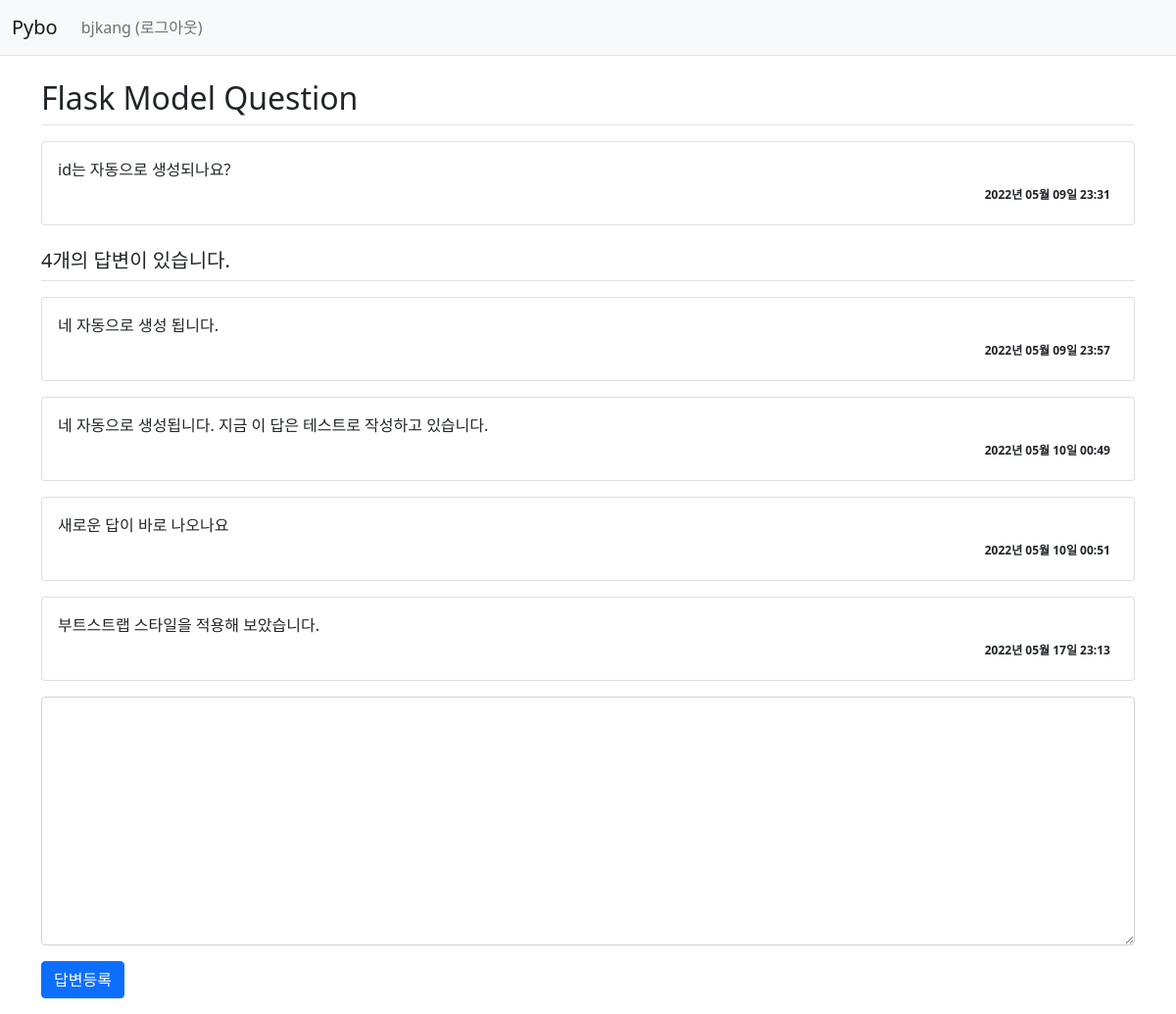
Screenshot of /question/detail/2/ (signed in) with the database file from the repository.
### pybo/models.py (models this page shows)
class User(db.Model):
    id = db.Column(db.Integer, primary_key=True)
    username = db.Column(db.String(150), unique=True, nullable=False)
    password = db.Column(db.String(200), nullable=False)
    email = db.Column(db.String(120), unique=True, nullable=False)

class Question(db.Model):
    id = db.Column(db.Integer, primary_key=True)
    subject = db.Column(db.String(200), nullable=False)
    content = db.Column(db.Text(), nullable=False)
    create_date = db.Column(db.DateTime(), nullable=False)

class Answer(db.Model):
    id = db.Column(db.Integer, primary_key=True)
    question_id = db.Column(db.Integer, db.ForeignKey('question.id', ondelete='CASCADE'))
    question = db.relationship('Question', backref=db.backref('answer_set',))
    content = db.Column(db.Text(), nullable=False)
    create_date = db.Column(db.DateTime(), nullable=False)

### pybo/views/question_views.py (the view)
@bp.route('/detail/<int:question_id>/')
def detail(question_id):
    form = AnswerForm()
    question = Question.query.get_or_404(question_id)
    return render_template('question/question_detail.html', question=question, form=form)

### pybo/forms.py
class AnswerForm(FlaskForm):
    content = TextAreaField('내용', validators=[DataRequired('내용은 필수 입력 항목입니다.')])

### pybo/filter.py (called while the page is built)
def format_datetime(value, fmt='%Y년 %m월 %d일 %H:%M'):
    return value.strftime(fmt)

### pybo/views/auth_views.py (called while the page is built)
@bp.before_app_request
def load_logged_in_user():
    user_id = session.get('user_id')
    if user_id is None:
        g.user = None
    else:
        g.user = User.query.get(user_id)

### pybo/templates/question/question_detail.html (shortened to what this page needs)
{% extends 'base.html' %}
{% block content %}
<div class="container my-3">
    <h2 class="border-bottom py-2">{{ question.subject }}</h2>
    <div class="card my-3">
        <div class="card-body">
            <div class="card-text" style="white-space: pre-line;">{{ question.content }}</div>
            <div class="d-flex justify-content-end">
                <div class="badge badge-light text-dark p-2">
                    {{ question.create_date|datetime }}
                </div>
            </div>
        </div>
    </div>
    <h5 class="border-bottom my-3 py-2">{{ question.answer_set|length }}개의 답변이 있습니다.</h5>
    {% for answer in question.answer_set %}
    <div class="card my-3">
        <div class="card-body">
            <div class="card-text" style="white-space: pre-line;">{{ answer.content }}</div>
            <div class="d-flex justify-content-end">
                <div class="badge badge-light text-dark p-2">
                    {{ answer.create_date|datetime }}
                </div>
            </div>
        </div>
    </div>
    {% endfor %}
    <form action="{{ url_for('answer.create', question_id=question.id) }}" method="post" class="my-3">
        <div class="form-group mb-3">
            <textarea name="content" id="content" class="form-control" rows="10"></textarea>
        </div>
        <input type="submit" value="답변등록" class="btn btn-primary">
    </form>
</div>
{% endblock %}

### pybo/templates/navbar.html (shortened to what this page needs)
<nav class="navbar navbar-expand-lg navbar-light bg-light border-bottom">
    <div class="container-fluid">
        <a class="navbar-brand" href="{{ url_for('main.index') }}">Pybo</a>
        <div class="collapse navbar-collapse" id="navbarNav">
            {% if g.user %}
            <ul class="navbar-nav">
                <li class="nav-item">
                    <a class="nav-link" href="{{ url_for('auth.logout') }}">{{ g.user.username }} (로그아웃)</a>
                </li>
            </ul>
            {% endif %}
        </div>
    </div>
</nav>

### rows the page displays
User: user.username "bjkang"
Question: subject "Flask Model Question", content "id는 자동으로 생성되나요?", create_date "2022년 05월 09일 23:31"
Answer: content "네 자동으로 생성 됩니다.", create_date "2022년 05월 09일 23:57"
Answer: content "네 자동으로 생성됩니다. 지금 이 답은 테스트로 작성하고 있습니다.", create_date "2022년 05월 10일 00:49"
Answer: content "새로운 답이 바로 나오나요", create_date "2022년 05월 10일 00:51"
Answer: content "부트스트랩 스타일을 적용해 보았습니다.", create_date "2022년 05월 17일 23:13"

### other values shown
{{ question.answer_set|length }} "4"
